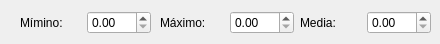
        <widget class="QWidget" name="page_13">
         <widget class="QWidget" name="layoutWidget_28">
          <property name="geometry">
           <rect>
            <x>20</x>
            <y>10</y>
            <width>131</width>
            <height>25</height>
           </rect>
          </property>
          <layout class="QHBoxLayout" name="horizontalLayout_48">
           <item>
            <widget class="QLabel" name="label_65">
             <property name="text">
              <string>Mímino:</string>
             </property>
            </widget>
           </item>
           <item>
            <widget class="QDoubleSpinBox" name="d2trimin">
             <property name="maximum">
              <double>999.990000000000009</double>
             </property>
            </widget>
           </item>
          </layout>
         </widget>
         <widget class="QWidget" name="layoutWidget_29">
          <property name="geometry">
           <rect>
            <x>160</x>
            <y>10</y>
            <width>134</width>
            <height>25</height>
           </rect>
          </property>
          <layout class="QHBoxLayout" name="horizontalLayout_49">
           <item>
            <widget class="QLabel" name="label_66">
             <property name="text">
              <string>Máximo:</string>
             </property>
            </widget>
           </item>
           <item>
            <widget class="QDoubleSpinBox" name="d2trimax">
             <property name="maximum">
              <double>999.990000000000009</double>
             </property>
            </widget>
           </item>
          </layout>
         </widget>
         <widget class="QWidget" name="layoutWidget_30">
          <property name="geometry">
           <rect>
            <x>300</x>
            <y>10</y>
            <width>131</width>
            <height>25</height>
           </rect>
          </property>
          <layout class="QHBoxLayout" name="horizontalLayout_50">
           <item>
            <widget class="QLabel" name="label_67">
             <property name="text">
              <string>Media:</string>
             </property>
            </widget>
           </item>
           <item>
            <widget class="QDoubleSpinBox" name="d2trimed">
             <property name="maximum">
              <double>999.990000000000009</double>
             </property>
            </widget>
           </item>
          </layout>
         </widget>
        </widget>
